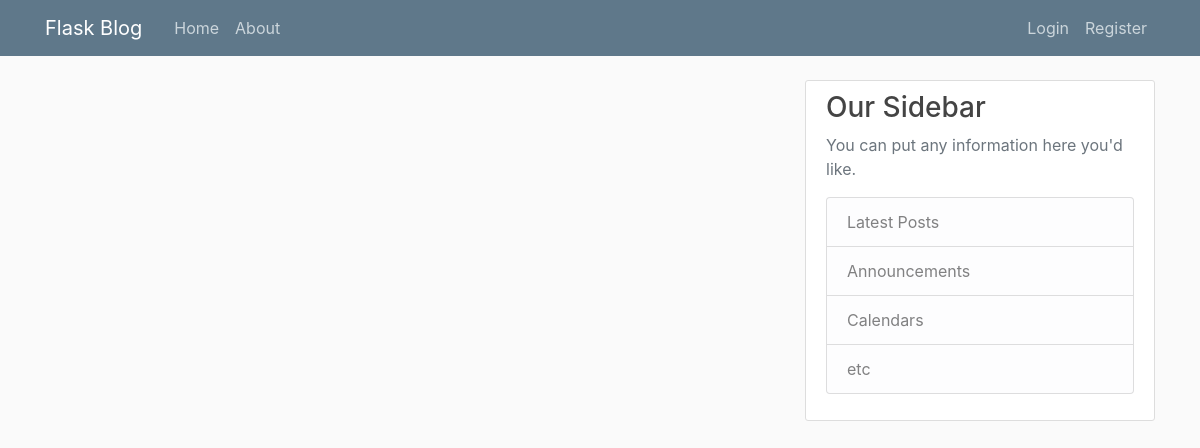
Page /home on the earlier database version.
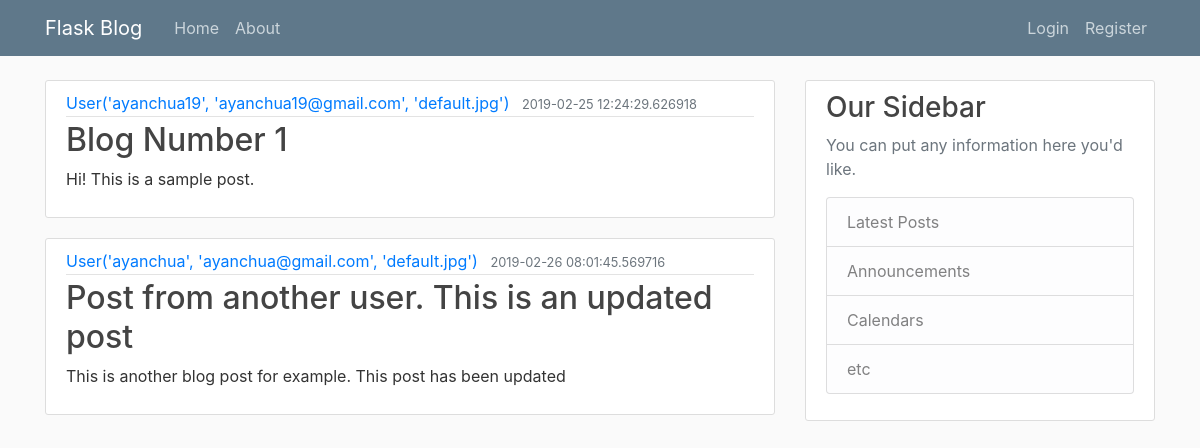
Same page on the later database version.
### flaskblog/models.py (models this page shows, shortened)
class Post(db.Model):
    id = db.Column(db.Integer, primary_key=True)
    title = db.Column(db.String(100), nullable=False)
    date_posted = db.Column(db.DateTime, nullable=False, default=datetime.utcnow)
    content = db.Column(db.Text, nullable=False)
    user_id = db.Column(db.Integer, db.ForeignKey('user.id'), nullable=False)

class User(db.Model, UserMixin):
    id = db.Column(db.Integer, primary_key=True)
    username = db.Column(db.String(20), unique=True, nullable=False)
    email = db.Column(db.String(120), unique=True, nullable=False)
    image_file = db.Column(db.String(20), nullable=False, default='default.jpg')
    password = db.Column(db.String(60), nullable=False)
    posts = db.relationship('Post', backref='author', lazy=True)
    def __repr__(self):
        return f"User('{self.username}', '{self.email}', '{self.image_file}')"

### flaskblog/routes.py (the view)
@app.route("/")
@app.route("/home")
def home():
    posts = Post.query.all()
    return render_template('home.html', posts=posts)

### flaskblog/templates/home.html
{% extends "layout.html" %}
{% block content %}
    {% for post in posts %}
        <article class="media content-section">
          <div class="media-body">
            <div class="article-metadata">
              <a class="mr-2" href="#">{{ post.author }}</a>
              <small class="text-muted">{{ post.date_posted }}</small>
            </div>
            <h2><a class="article-title" href="#">{{ post.title }}</a></h2>
            <p class="article-content">{{ post.content }}</p>
          </div>
        </article>
    {% endfor %}
{% endblock content %}

### flaskblog/templates/layout.html (shortened to what this page needs)
<!DOCTYPE html>
<html>
<head>
    <link rel="stylesheet" href="{{ url_for('static', filename='css/bootstrap.css')}}">
    <link rel="stylesheet" type="text/css" href="{{ url_for('static', filename='main.css') }}">
</head>
<body>
    <header class="site-header">
      <nav class="navbar navbar-expand-md navbar-dark bg-steel fixed-top">
        <div class="container">
          <a class="navbar-brand mr-4" href="/">Flask Blog</a>
          <div class="collapse navbar-collapse" id="navbarToggle">
            <div class="navbar-nav mr-auto">
              <a class="nav-item nav-link" href="{{ url_for('home') }}">Home</a>
              <a class="nav-item nav-link" href="{{ url_for('about') }}">About</a>
            </div>
            <div class="navbar-nav">
              {% if current_user.is_authenticated %}
              <a class="nav-item nav-link" href="{{ url_for('new_post') }}">New Post</a>
              <a class="nav-item nav-link" href="{{ url_for('account') }}">Account</a>
              <a class="nav-item nav-link" href="{{ url_for('logout') }}">Logout</a>
              {% else %}
              <a class="nav-item nav-link" href="{{ url_for('login') }}">Login</a>
              <a class="nav-item nav-link" href="{{ url_for('register') }}">Register</a>
              {% endif %}
            </div>
          </div>
        </div>
      </nav>
    </header>
    <main role="main" class="container">
      <div class="row">
        <div class="col-md-8">
          {% block content %}{% endblock %}
        </div>
        <div class="col-md-4">
          <div class="content-section">
            <h3>Our Sidebar</h3>
            <p class='text-muted'>You can put any information here you'd like.
              <ul class="list-group">
                <li class="list-group-item list-group-item-light">Latest Posts</li>
                <li class="list-group-item list-group-item-light">Announcements</li>
                <li class="list-group-item list-group-item-light">Calendars</li>
                <li class="list-group-item list-group-item-light">etc</li>
              </ul>
            </p>
          </div>
        </div>
      </div>
    </main>
</body>
</html>

### flaskblog/static/main.css (style rules this page uses)
body { background: #fafafa; color: #333333; margin-top: 5rem; }
h1, h2, h3, h4, h5, h6 { color: #444444; }
.bg-steel { background-color: #5f788a; }
.site-header .navbar-nav .nav-link { color: #cbd5db; }
.content-section { background: #ffffff; padding: 10px 20px; border: 1px solid #dddddd; border-radius: 3px; margin-bottom: 20px; }
.article-title { color: #444444; }
.article-content { white-space: pre-line; }
.article-metadata { padding-bottom: 1px; margin-bottom: 4px; border-bottom: 1px solid #e3e3e3 }

Differences in the rows shown:
added Post: author "User('ayanchua19', 'ayanchua19@gmail.com', 'default.jpg')", date_posted "2019-02-25 12:24:29.626918", title "Blog Number 1", content "Hi! This is a sample post."
added Post: author "User('ayanchua', 'ayanchua@gmail.com', 'default.jpg')", date_posted "2019-02-26 08:01:45.569716", title "Post from another user. This is an updated post", content "This is another blog post for example. This post has been updated"
